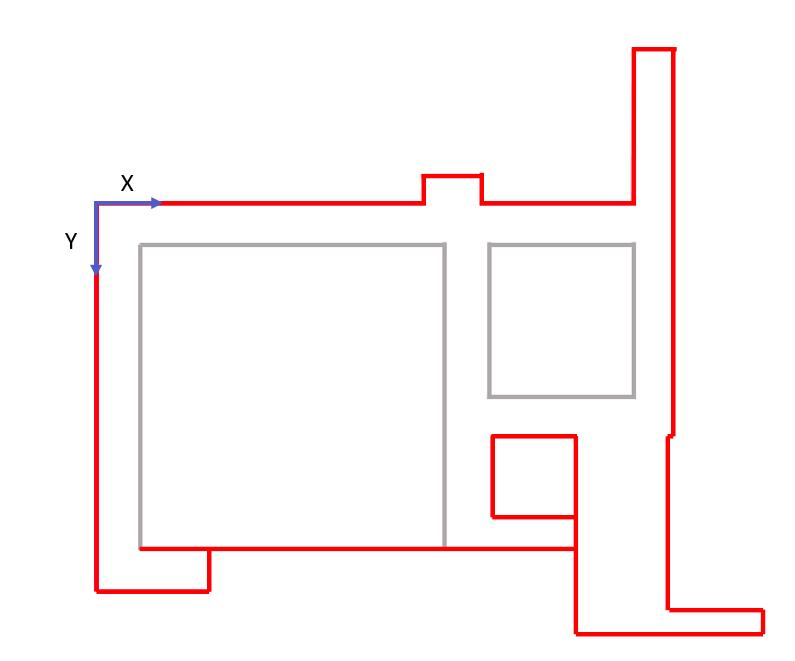
#> input picture map_new.jpeg, 795 x 661 px
$ python local_planner.py
#> lines starting #> are read from the running program, lines starting #| are printed output that depends on the picture; after the words box and inside, x2 and y2 are one past the last pixel; in counts of white or black regions, pixels touching at a corner belong together
import numpy as np
import heapq
import cv2

# [63 lines left out: function astar, not called in this run]


image = cv2.imread('map_new.jpeg')
#> image is the input picture: shape (661, 795, 3); mean B, G, R 247.2, 247, 252.8
# Use the cvtColor() function to grayscale the image
gray_image = cv2.cvtColor(image, cv2.COLOR_BGR2GRAY)
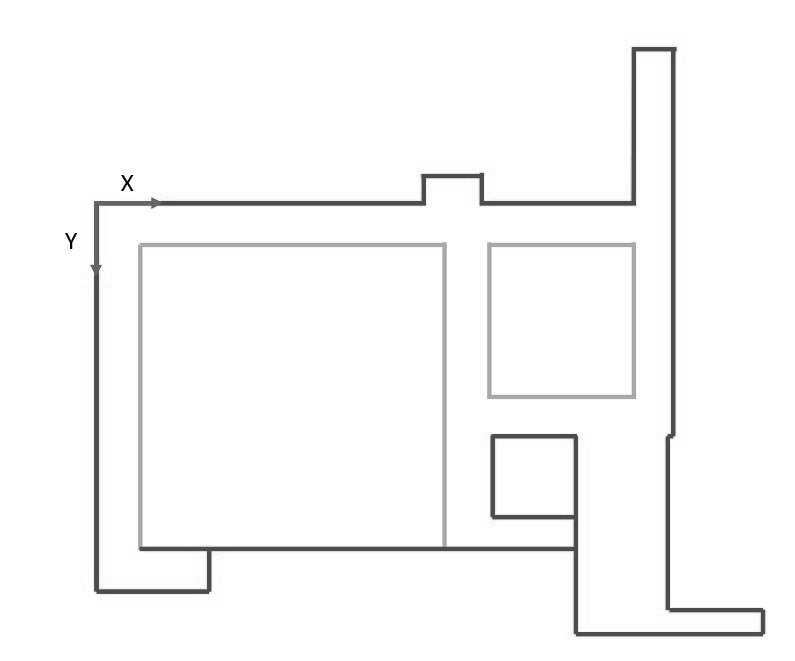
#> gray_image: shape (661, 795); min 0, max 255, mean 248.7
#cv2_imshow( gray_image)
# Apply binary thresholding to create a binary image
threshold_value = 210
max_value = 255
ret, binary_image = cv2.threshold(gray_image, threshold_value, max_value, cv2.THRESH_BINARY)
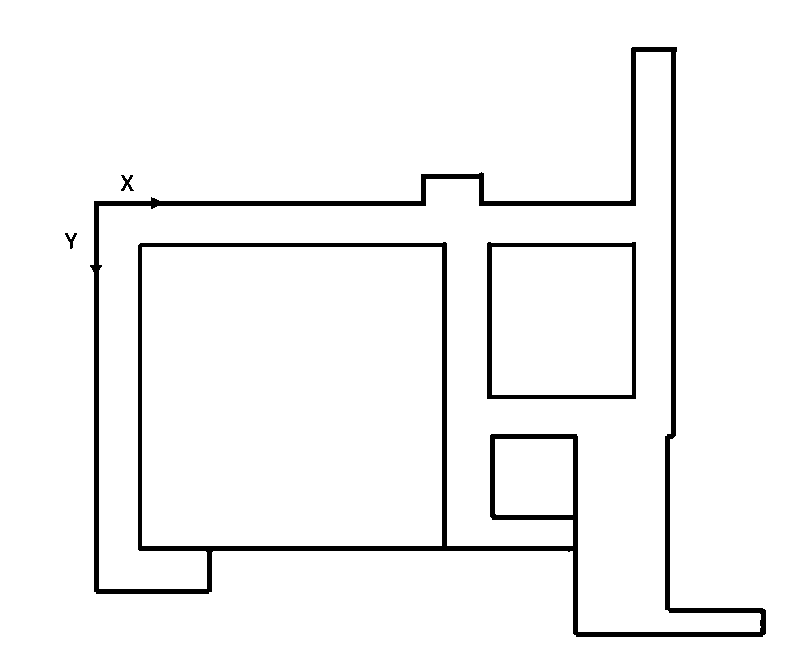
#> binary_image: shape (661, 795); 95.8% white; 4 black regions, box (x1, y1, x2, y2) and area: (90, 47, 766, 637) 19349, (487, 242, 636, 399) 2531, (121, 175, 134, 191) 94, (65, 233, 77, 249) 72
#> ret = 210
im = np.asarray(binary_image)
im_gray = np.asarray(gray_image)
#box_blur_ker = (1/25)*np.array([[1,1,1,1,1],[1,1,1,1,1],[1,1,1,1,1],[1,1,1,1,1],[1,1,1,1,1]])
box_blur_ker = (1/225)*np.ones((15,15))

Box_blur = cv2.filter2D(src=im, ddepth=-1, kernel=box_blur_ker)
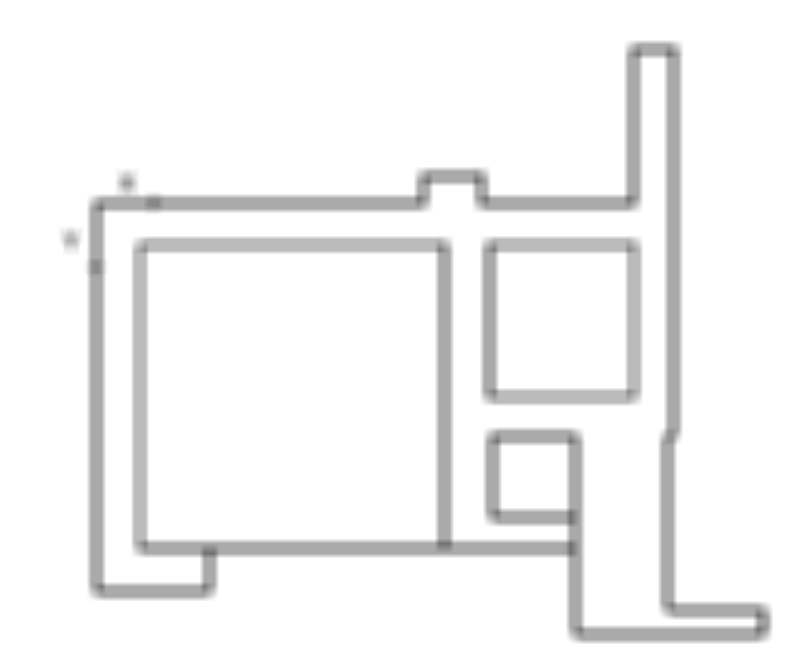
#> Box_blur: shape (661, 795); min 111, max 255, mean 244.3
# cv2_imshow(Box_blur)
imblur = np.asarray(Box_blur)

map_array = imblur

# Callback function for mouse events
# [10 lines left out: function mouse_callback, not called in this run]

# Load the map image
map_image = cv2.imread('map_new.jpeg')

# Create a window to display the image
cv2.namedWindow('Map')
cv2.imshow('Map', map_image)

# Initialize the start and goal points as None
start_point = None
goal_point = None

# Set the mouse callback function
cv2.setMouseCallback('Map', mouse_callback)

# Wait for the user to select the start and goal points
while start_point is None or goal_point is None:
    cv2.waitKey(1)

# Close the image window
cv2.destroyAllWindows()

# Print the selected start and goal points

path = astar(map_array, start_point, goal_point)
for i,j in path:
    imblur[j][i] = 100
cv2.imshow('image',imblur)
cv2.waitKey(0)
